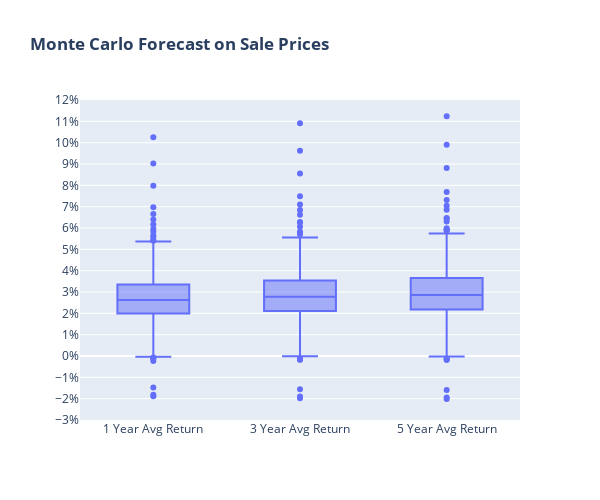

Write notebook code for a chart like this one.
### Code cell
# Plot for monte carlo 1,3,5 year returns (used in presentation) and to be used in dashboard

def mc_boxplot_func():
    
    mc_df = pd.DataFrame(data=mc_data)
    
    mc_boxplot = px.box(mc_df, title="<b>Monte Carlo Forecast on Sale Prices</b>",
                        y=["1 Year Avg Return","3 Year Avg Return", "5 Year Avg Return"],
                        width=600,
                        height=500
                       )

    mc_boxplot.update_layout(
        yaxis= dict(
        tickformat=',.0%',
        range= [-0.03,.12],
        title='',
        dtick=.01
        ),
        xaxis= dict(
        title='',
        )
    )  
    
    return mc_boxplot

mc_boxplot_func() #this line is just for show in this notebook but the above function should be used for the dashboard

### Figure 1 — Plotly figure (JSON) as saved in the notebook; plotly's stock layout.template omitted (floating-point values rounded to 4 significant figures; data arrays with more than 128 entries replaced by an {"elided": "..."} marker saying what was removed)
{"data": [{"alignmentgroup": "True", "hovertemplate": "variable=%{x}<br>value=%{y}<extra></extra>", "legendgroup": "", "marker": {"color": "#636efa"}, "name": "", "notched": false, "offsetgroup": "", "orientation": "v", "showlegend": false, "type": "box", "x": {"elided": "2706 str values"}, "x0": " ", "xaxis": "x", "y": {"elided": "2706 float values"}, "y0": " ", "yaxis": "y"}], "layout": {"boxmode": "group", "height": 500, "legend": {"tracegroupgap": 0}, "title": {"text": "<b>Monte Carlo Forecast on Sale Prices</b>"}, "width": 600, "xaxis": {"anchor": "y", "domain": [0, 1], "title": {"text": ""}}, "yaxis": {"anchor": "x", "domain": [0, 1], "dtick": 0.01, "range": [-0.03, 0.12], "tickformat": ",.0%", "title": {"text": ""}}}}
